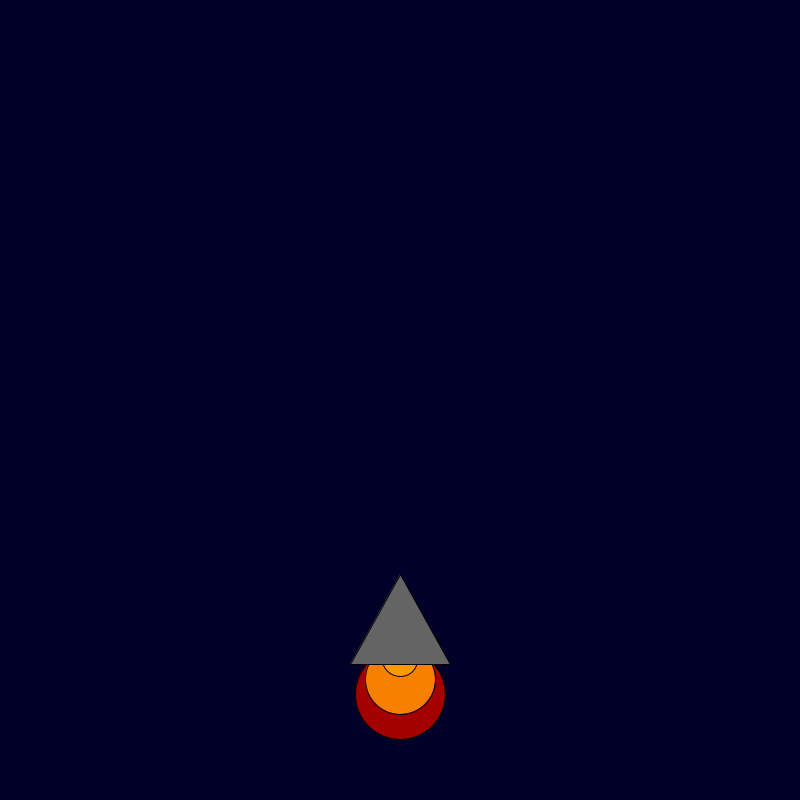
Frame 1 (no input)
Frame 60 (the mouse pressed at the canvas centre just before this capture): blank canvas, image omitted
Frame 120 (the mouse held since frame 60 and released just before this capture): blank canvas, image omitted

The Processing sketch that drew this single still picture (run headless with seeded random() and noise(); from frame 60 on, the mouse is pressed at the canvas centre):

// Processing sketch: rocket_ship
// ── rocket_ship.pde
int x = 400; 
int y = 600; 

 
void setup() {

    background(0, 0, 40); size(800, 800);
 
}

void draw() {
  background(0, 0, 40);
  y = y-36; 
    fill(random(255), 0, 0);
    ellipse(x, y + 130, 90, 90);
    fill(248, 128, 0);
    ellipse(x, y + 115, 70, 70);
    fill(255, 153, 0);
    ellipse(x, y + 95, 35, 35);
    fill(100, 100, 100);
    triangle(x, y + 10, x + 50, y + 100, x - 50, y + 100);

}
